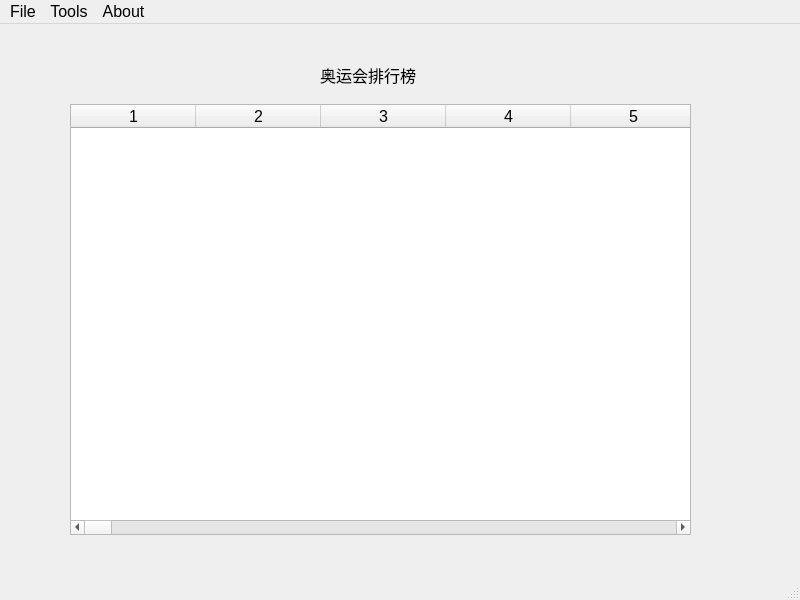
<?xml version="1.0" encoding="UTF-8"?>
<ui version="4.0">
 <class>OlympicMainWindow</class>
 <widget class="QMainWindow" name="OlympicMainWindow">
  <property name="geometry">
   <rect>
    <x>0</x>
    <y>0</y>
    <width>800</width>
    <height>600</height>
   </rect>
  </property>
  <property name="font">
   <font>
    <pointsize>12</pointsize>
   </font>
  </property>
  <property name="windowTitle">
   <string>奥运会奖牌榜</string>
  </property>
  <widget class="QWidget" name="centralwidget">
   <widget class="QLabel" name="lableTitleIndex">
    <property name="geometry">
     <rect>
      <x>320</x>
      <y>30</y>
      <width>121</width>
      <height>41</height>
     </rect>
    </property>
    <property name="text">
     <string>奥运会排行榜</string>
    </property>
   </widget>
   <widget class="QTableWidget" name="tableWidgetScoreBoard">
    <property name="geometry">
     <rect>
      <x>70</x>
      <y>80</y>
      <width>621</width>
      <height>431</height>
     </rect>
    </property>
    <property name="rowCount">
     <number>0</number>
    </property>
    <property name="columnCount">
     <number>400</number>
    </property>
    <attribute name="horizontalHeaderMinimumSectionSize">
     <number>125</number>
    </attribute>
    <attribute name="horizontalHeaderShowSortIndicator" stdset="0">
     <bool>true</bool>
    </attribute>
    <attribute name="verticalHeaderVisible">
     <bool>false</bool>
    </attribute>
    <column/>
    <column/>
    <column/>
    <column/>
    <column/>
    <column/>
    <column/>
    <column/>
    <column/>
    <column/>
    <column/>
    <column/>
    <column/>
    <column/>
    <column/>
    <column/>
    <column/>
    <column/>
    <column/>
    <column/>
    <column/>
    <column/>
    <column/>
    <column/>
    <column/>
    <column/>
    <column/>
    <column/>
    <column/>
    <column/>
    <column/>
    <column/>
    <column/>
    <column/>
    <column/>
    <column/>
    <column/>
    <column/>
    <column/>
    <column/>
    <column/>
    <column/>
    <column/>
    <column/>
    <column/>
    <column/>
    <column/>
    <column/>
    <column/>
    <column/>
    <column/>
    <column/>
    <column/>
    <column/>
    <column/>
    <column/>
    <column/>
    <column/>
    <column/>
    <column/>
    <column/>
    <column/>
    <column/>
    <column/>
    <column/>
    <column/>
    <column/>
    <column/>
    <column/>
    <column/>
    <column/>
    <column/>
    <column/>
    <column/>
    <column/>
    <column/>
    <column/>
    <column/>
    <column/>
    <column/>
    <column/>
    <column/>
    <column/>
    <column/>
    <column/>
    <column/>
    <column/>
    <column/>
    <column/>
    <column/>
    <column/>
    <column/>
    <column/>
    <column/>
    <column/>
    <column/>
    <column/>
    <column/>
    <column/>
    <column/>
    <column/>
    <column/>
    <column/>
    <column/>
    <column/>
    <column/>
    <column/>
    <column/>
    <column/>
    <column/>
    <column/>
    <column/>
    <column/>
    <column/>
    <column/>
    <column/>
    <column/>
    <column/>
    <column/>
    <column/>
    <column/>
    <column/>
    <column/>
    <column/>
    <column/>
    <column/>
    <column/>
    <column/>
    <column/>
    <column/>
    <column/>
    <column/>
    <column/>
    <column/>
    <column/>
    <column/>
    <column/>
    <column/>
    <column/>
    <column/>
    <column/>
    <column/>
    <column/>
    <column/>
    <column/>
    <column/>
    <column/>
    <column/>
    <column/>
    <column/>
    <column/>
    <column/>
    <column/>
    <column/>
    <column/>
    <column/>
    <column/>
    <column/>
    <column/>
    <column/>
    <column/>
    <column/>
    <column/>
    <column/>
    <column/>
    <column/>
    <column/>
    <column/>
    <column/>
    <column/>
    <column/>
    <column/>
    <column/>
    <column/>
    <column/>
    <column/>
    <column/>
    <column/>
    <column/>
    <column/>
    <column/>
    <column/>
    <column/>
    <column/>
    <column/>
    <column/>
    <column/>
    <column/>
    <column/>
    <column/>
    <column/>
    <column/>
    <column/>
    <column/>
    <column/>
    <column/>
    <column/>
    <column/>
    <column/>
    <column/>
    <column/>
    <column/>
    <column/>
    <column/>
    <column/>
    <column/>
    <column/>
    <column/>
    <column/>
    <column/>
    <column/>
    <column/>
    <column/>
    <column/>
    <column/>
    <column/>
    <column/>
    <column/>
    <column/>
    <column/>
    <column/>
    <column/>
    <column/>
    <column/>
    <column/>
    <column/>
    <column/>
    <column/>
    <column/>
    <column/>
    <column/>
    <column/>
    <column/>
    <column/>
    <column/>
    <column/>
    <column/>
    <column/>
    <column/>
    <column/>
    <column/>
    <column/>
    <column/>
    <column/>
    <column/>
    <column/>
    <column/>
    <column/>
    <column/>
    <column/>
    <column/>
    <column/>
    <column/>
    <column/>
    <column/>
    <column/>
    <column/>
    <column/>
    <column/>
    <column/>
    <column/>
    <column/>
    <column/>
    <column/>
    <column/>
    <column/>
    <column/>
    <column/>
    <column/>
    <column/>
    <column/>
    <column/>
    <column/>
    <column/>
    <column/>
    <column/>
    <column/>
    <column/>
    <column/>
    <column/>
    <column/>
    <column/>
    <column/>
    <column/>
    <column/>
    <column/>
    <column/>
    <column/>
    <column/>
    <column/>
    <column/>
    <column/>
    <column/>
    <column/>
    <column/>
    <column/>
    <column/>
    <column/>
    <column/>
    <column/>
    <column/>
    <column/>
    <column/>
    <column/>
    <column/>
    <column/>
    <column/>
    <column/>
    <column/>
    <column/>
    <column/>
    <column/>
    <column/>
    <column/>
    <column/>
    <column/>
    <column/>
    <column/>
    <column/>
    <column/>
    <column/>
    <column/>
    <column/>
    <column/>
    <column/>
    <column/>
    <column/>
    <column/>
    <column/>
    <column/>
    <column/>
    <column/>
    <column/>
    <column/>
    <column/>
    <column/>
    <column/>
    <column/>
    <column/>
    <column/>
    <column/>
    <column/>
    <column/>
    <column/>
    <column/>
    <column/>
    <column/>
    <column/>
    <column/>
    <column/>
    <column/>
    <column/>
    <column/>
    <column/>
    <column/>
    <column/>
    <column/>
    <column/>
    <column/>
    <column/>
    <column/>
    <column/>
    <column/>
    <column/>
    <column/>
    <column/>
    <column/>
    <column/>
    <column/>
    <column/>
    <column/>
    <column/>
    <column/>
    <column/>
    <column/>
    <column/>
    <column/>
    <column/>
    <column/>
    <column/>
    <column/>
    <column/>
    <column/>
    <column/>
    <column/>
    <column/>
    <column/>
    <column/>
    <column/>
    <column/>
    <column/>
    <column/>
    <column/>
    <column/>
    <column/>
    <column/>
    <column/>
    <column/>
    <column/>
    <column/>
   </widget>
  </widget>
  <widget class="QMenuBar" name="menubar">
   <property name="geometry">
    <rect>
     <x>0</x>
     <y>0</y>
     <width>800</width>
     <height>32</height>
    </rect>
   </property>
   <widget class="QMenu" name="menu">
    <property name="title">
     <string>About</string>
    </property>
    <addaction name="actionAbout"/>
   </widget>
   <widget class="QMenu" name="menu_2">
    <property name="title">
     <string>File</string>
    </property>
    <addaction name="actionOpen"/>
    <addaction name="actionSave"/>
   </widget>
   <widget class="QMenu" name="menuTools">
    <property name="title">
     <string>Tools</string>
    </property>
    <widget class="QMenu" name="menuSearch">
     <property name="title">
      <string>Search</string>
     </property>
     <addaction name="actionByCountryNum"/>
     <addaction name="actionByEventNum"/>
    </widget>
    <addaction name="actionInput_Modifie_Data"/>
    <addaction name="actionCalculate"/>
    <addaction name="menuSearch"/>
   </widget>
   <addaction name="menu_2"/>
   <addaction name="menuTools"/>
   <addaction name="menu"/>
  </widget>
  <widget class="QStatusBar" name="statusbar"/>
  <action name="actionAbout">
   <property name="text">
    <string>About</string>
   </property>
  </action>
  <action name="actionOpen">
   <property name="text">
    <string>Open</string>
   </property>
  </action>
  <action name="actionSave">
   <property name="text">
    <string>Save</string>
   </property>
  </action>
  <action name="actionByCountryNum">
   <property name="text">
    <string>ByCountryNum</string>
   </property>
  </action>
  <action name="actionByEventNum">
   <property name="text">
    <string>ByEventNum</string>
   </property>
  </action>
  <action name="actionInput_Modifie_Data">
   <property name="text">
    <string>Input/Modifie Data</string>
   </property>
  </action>
  <action name="actionCalculate">
   <property name="text">
    <string>Calculate</string>
   </property>
  </action>
 </widget>
 <resources/>
 <connections/>
</ui>
